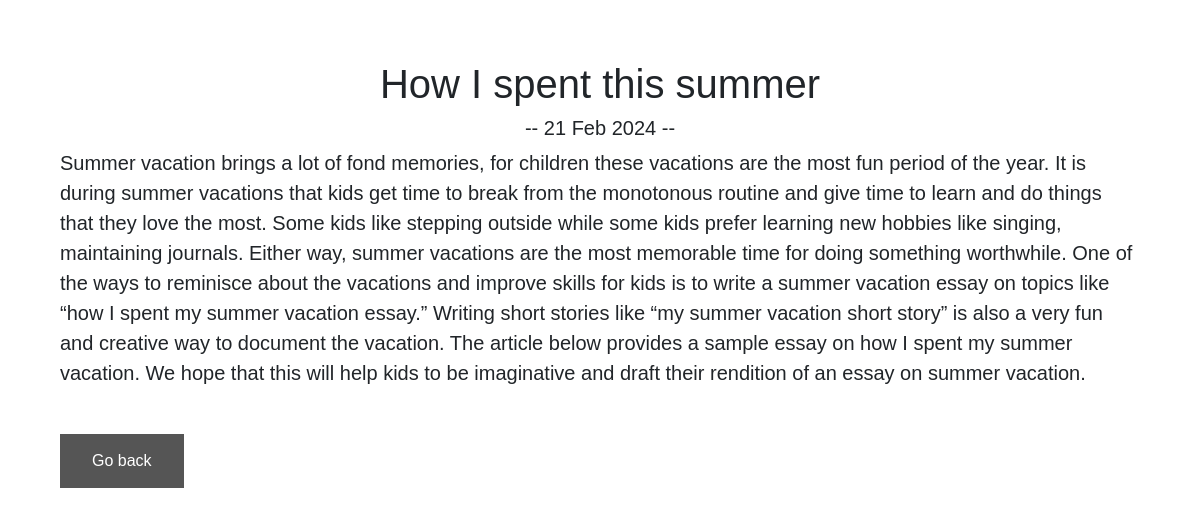
Page /blog/1/ on the committed database.
### Blog/models.py (models this page shows, shortened)
class Blog(models.Model):
	title = models.CharField(max_length=200)
	text = models.TextField()
	date = models.DateField(auto_now=True)

### Blog/views.py (the view)
# urls.py: path('<int:blog_id>/', views.detail, name='detail'),
def detail(request, blog_id):
	blog = get_object_or_404(Blog, pk=blog_id)
	return render(request, 'Blog/detail.html', {'blog':blog})

### Blog/templates/Blog/detail.html (shortened to what this page needs)
<!DOCTYPE html5>
<html>
 <head>
<link rel="stylesheet" href="https://cdn.jsdelivr.net/npm/bootstrap@4.0.0/dist/css/bootstrap.min.css">
{% load static %}
 </head>
 <body>
<h1>{{ blog.title }}<h1>
<h5>-- {{blog.date| date:'d M Y' }} --</h5>
<p>{{ blog.text }}<p>
<br>
<a href="{% url 'blog' %}"><button>Go back</button></a>
 </body>
</html>

### Blog/templates/Blog/detail.html (style rules this page uses)
body { font-family: sans-serif; text-align: left; margin: 5%; margin-right: 5%; hyphens: auto; }
h1 { text-align: center; }
p { font-size: 20; text-align: left; word-wrap: break-word; hyphens: auto; }
h5 { text-align: center; }
button { background-color: #555555; border: none; color: white; padding: 15px 32px; text-align: center; text-decoration: none; display: inline-block; font-size: 16px; margin-left: auto; margin-right: auto }

### rows in the picture
Blog: title "How I spent this summer", date "21 Feb 2024", text "Summer vacation brings a lot of fond memories, for children these vacations are the most fun period of the year. It is during summer vacations that kids get time to break from the monotonous routine and give time to learn and do things that they love the most. Some kids like stepping outside while some kids prefer learning new hobbies like singing, maintaining journals. Either way, summer vacations are the most memorable time for doing something worthwhile. One of the ways to reminisce about the vacations and improve skills for kids is to write a summer vacation essay on topics like “how I spent my summer vacation essay.” Writing short stories like “my summer vacation short story” is also a…"
